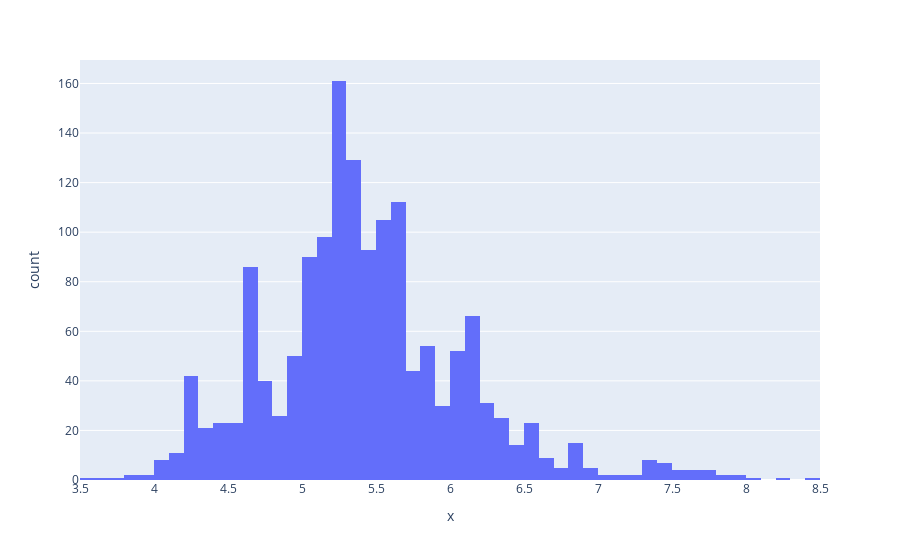

The notebook cell saved with this chart:
### Code cell
px.histogram(df, x=np.log1p(df["debt.staff_grad_plus.all.eval_inst.median_payment"]))

### Figure 1 — Plotly figure (JSON) as saved in the notebook; plotly's stock layout.template omitted (floating-point values rounded to 4 significant figures; data arrays with more than 128 entries replaced by an {"elided": "..."} marker saying what was removed)
{"data": [{"bingroup": "x", "hovertemplate": "x=%{x}<br>count=%{y}<extra></extra>", "legendgroup": "", "marker": {"color": "#636efa", "pattern": {"shape": ""}}, "name": "", "orientation": "v", "showlegend": false, "type": "histogram", "x": {"elided": "1538 float values"}, "xaxis": "x", "yaxis": "y"}], "layout": {"barmode": "relative", "legend": {"tracegroupgap": 0}, "margin": {"t": 60}, "xaxis": {"anchor": "y", "domain": [0, 1], "title": {"text": "x"}}, "yaxis": {"anchor": "x", "domain": [0, 1], "title": {"text": "count"}}}}
